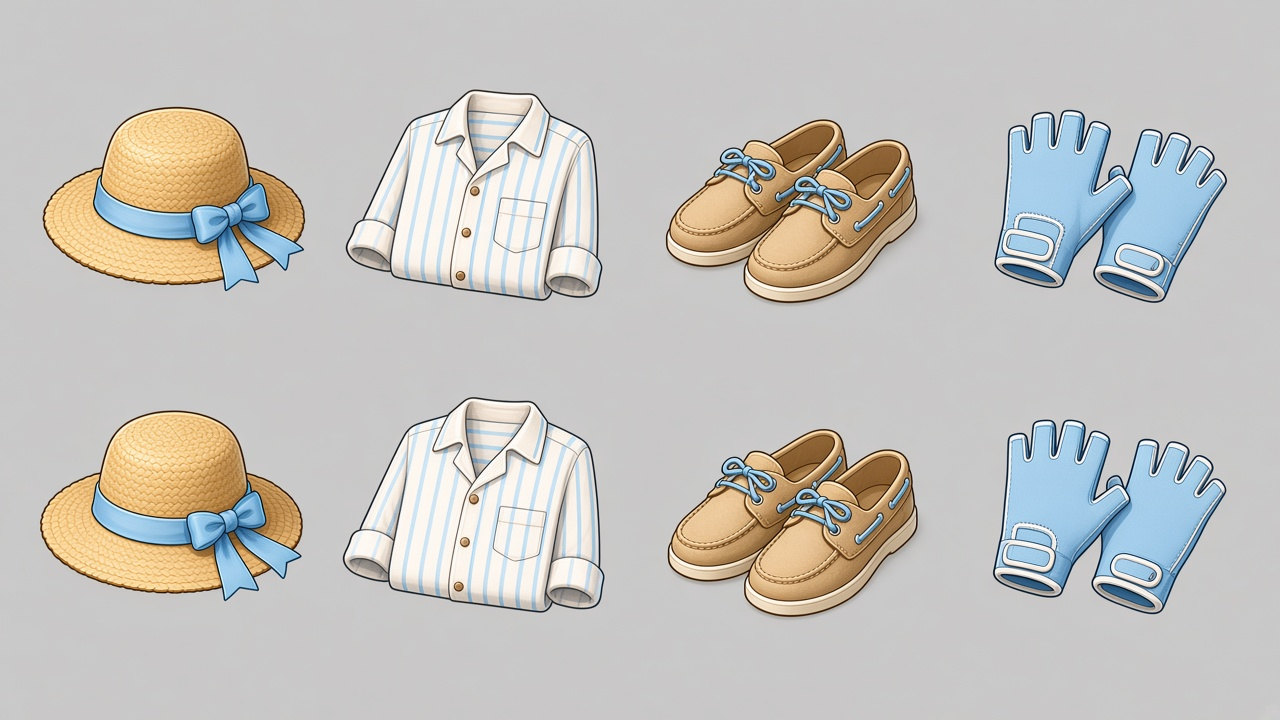
#> input picture mockups-v28/src/eq60.jpg, 1280 x 720 px, found by its file name
$ python cut28.py
#> lines starting #> are read from the running program, lines starting #| are printed output that depends on the picture; after the words box and inside, x2 and y2 are one past the last pixel; in counts of white or black regions, pixels touching at a corner belong together
# v28 장비: 60~90 세트 시트에서 아이템 잘라내기(배경 제거) + 1~50은 v27 아이콘 재배치
from PIL import Image;import numpy as np;from scipy import ndimage;import shutil
def cut(f,y0,y1,pick,out):
#> called with f = 'src/eq60.jpg', y0 = 0, y1 = 288
  im=np.array(Image.open(f).convert('RGB')).astype(int)[y0:y1];bg=np.median(np.concatenate([im[0],im[-1],im[:,0],im[:,-1]]),0)
#> after `bg = np.median(np.concatenate([im[0], im[-1], im[:, 0], im[:, -1]]), 0`: bg = [201, 200, 200]
  fg=np.abs(im-bg).sum(2)>34;col=ndimage.binary_closing(fg.any(0),iterations=12);lab,n=ndimage.label(col);segs=[np.where(lab==i)[0] for i in range(1,n+1)];segs=[s for s in segs if len(s)>40]
#> after `fg = np.abs(im - bg).sum(2) > 34`:
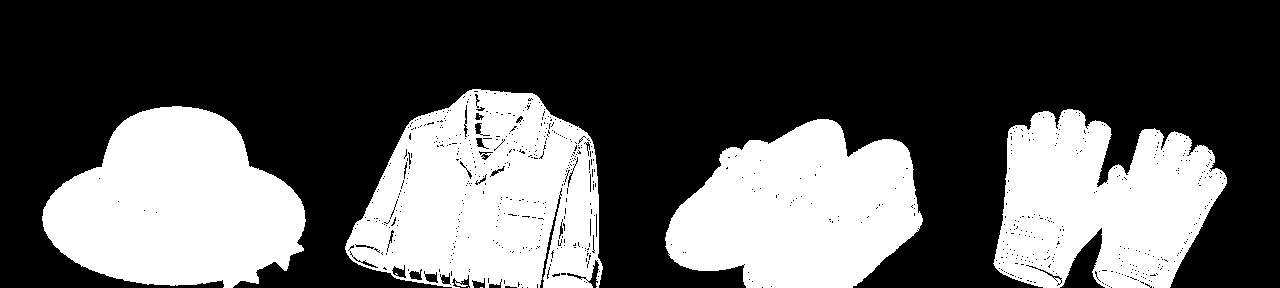
#> fg: shape (288, 1280) bool; 35.4% white; 9 white regions (5 under 20 px), largest, box (x1, y1, x2, y2) and area: (345, 89, 603, 288) 36917, (42, 106, 306, 288) 33503, (665, 119, 923, 288) 30955, (993, 109, 1227, 288) 29204
#> after `lab, n = ndimage.label(col)`: lab = 1280 values, max 4 at index 993, min 0 at index 0, mean 1.95; n = 4
#> after `segs = [np.where(lab == i)[0] for i in range(1, n + 1)]`: segs = 4 items
  print(f,len(segs))
#| src/eq60.jpg 4
  for name,si in zip(out,pick):
    s=segs[si];a=im[:,s[0]:s[-1]+1];d=np.abs(a-bg).sum(2)<34;l2,_=ndimage.label(d);edge=set(np.unique(np.concatenate([l2[0],l2[-1],l2[:,0],l2[:,-1]])))-{0};m=~np.isin(l2,list(edge));m=ndimage.binary_opening(m,iterations=1)
    al=ndimage.gaussian_filter(m.astype(float),.8)*255;ys,xs=np.where(m);rgba=np.dstack([a,al]).astype('uint8')[ys.min():ys.max()+1,xs.min():xs.max()+1]
    o=Image.fromarray(rgba,'RGBA');o.thumbnail((120,120));cv=Image.new('RGBA',(128,128));cv.paste(o,((128-o.width)//2,(128-o.height)//2),o);cv.save(f'img/eq/{name}.png')
#> d: shape (288, 234) bool; 56.6% white; 1 black region, box (x1, y1, x2, y2) and area: (0, 109, 234, 288) 29245
#> l2: shape (288, 234) int32; 308 distinct labels, from 0 to 307
#> m: shape (288, 234) bool; 44% white; 1 white region, box (x1, y1, x2, y2) and area: (0, 109, 234, 288) 29649
T=['hat','cloth','shoe','glove']
cut('src/eq60.jpg',0,288,[0,1,2,3],[t+'60' for t in T])
cut('src/eq70.jpg',0,288,[0,1,3,4],[t+'70' for t in T])
#> call 2 of cut, with f = 'src/eq70.jpg', y0 = 0, y1 = 288
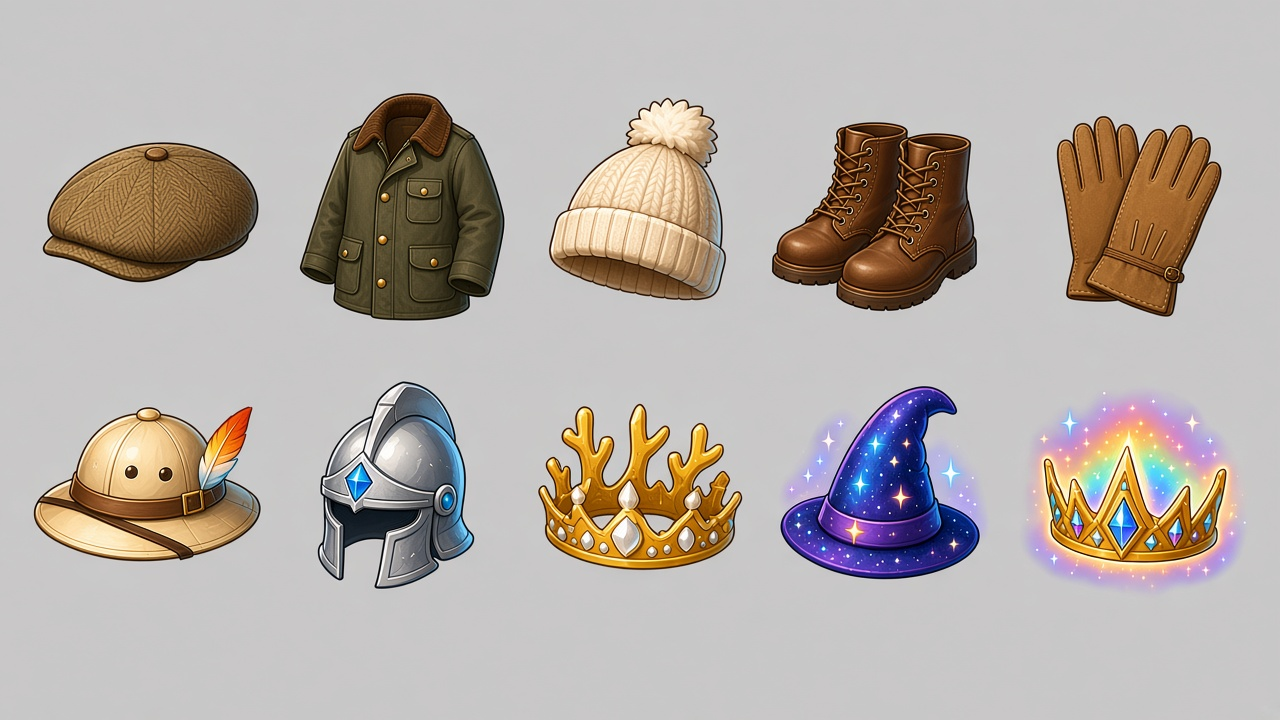
#> input picture mockups-v28/src/eq70.jpg, 1280 x 720 px, found by its file name
#> in cut (call 2), `bg = np.median(np.concatenate([im[0], im[-1], im[:, 0], im[:, -1]]), 0`: bg = [200, 199, 200]
#> in cut (call 2), `fg = np.abs(im - bg).sum(2) > 34`: fg: shape (288, 1280) bool; 33.9% white; 5 white regions, box (x1, y1, x2, y2) and area: (299, 92, 506, 288) 30343, (771, 122, 978, 288) 25623, (549, 97, 727, 288) 24226, (42, 142, 259, 283) 22666, (1056, 116, 1223, 288) 22148
#> in cut (call 2), `lab, n = ndimage.label(col)`: lab = 1280 values, max 5 at index 1056, min 0 at index 0, mean 2.21; n = 5
#> in cut (call 2), `segs = [np.where(lab == i)[0] for i in range(1, n + 1)]`: segs = 5 items
#| src/eq70.jpg 5
#> after the loop in cut (call 2), `for name,si in zip(out,pick):`: d: shape (288, 167) bool; 53.9% white; 1 black region, box (x1, y1, x2, y2) and area: (0, 116, 167, 288) 22157
#> after the loop in cut (call 2), `for name,si in zip(out,pick):`: l2: shape (288, 167) int32; 6 distinct labels, from 0 to 5
#> after the loop in cut (call 2), `for name,si in zip(out,pick):`: m: shape (288, 167) bool; 46% white; 1 white region, box (x1, y1, x2, y2) and area: (0, 116, 167, 288) 22145
cut('src/eq80.jpg',0,576,[0,1,2,3],[t+'80' for t in T])
#> call 3 of cut, with f = 'src/eq80.jpg', y0 = 0, y1 = 576
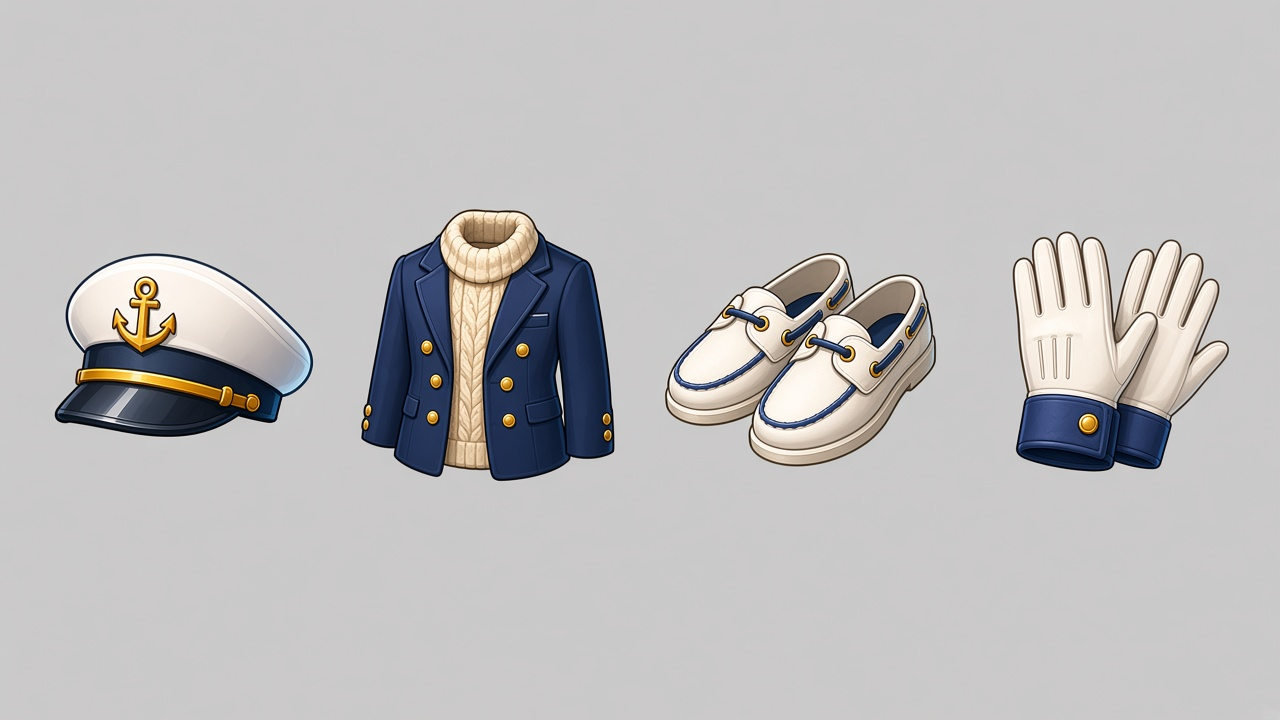
#> input picture mockups-v28/src/eq80.jpg, 1280 x 720 px, found by its file name
#> in cut (call 3), `bg = np.median(np.concatenate([im[0], im[-1], im[:, 0], im[:, -1]]), 0`: bg = [202, 201, 202]
#> in cut (call 3), `fg = np.abs(im - bg).sum(2) > 34`: fg: shape (576, 1280) bool; 21.9% white; 8 white regions (4 under 20 px), largest, box (x1, y1, x2, y2) and area: (360, 209, 616, 481) 53730, (664, 253, 937, 467) 37541, (1012, 231, 1229, 472) 37287, (54, 253, 314, 438) 33253
#> in cut (call 3), `lab, n = ndimage.label(col)`: lab = 1280 values, max 4 at index 1012, min 0 at index 0, mean 1.92; n = 4
#> in cut (call 3), `segs = [np.where(lab == i)[0] for i in range(1, n + 1)]`: segs = 4 items
#| src/eq80.jpg 4
#> after the loop in cut (call 3), `for name,si in zip(out,pick):`: d: shape (576, 217) bool; 70% white; 3 black regions (2 under 20 px), largest, box (x1, y1, x2, y2) and area: (0, 231, 217, 472) 37558
#> after the loop in cut (call 3), `for name,si in zip(out,pick):`:
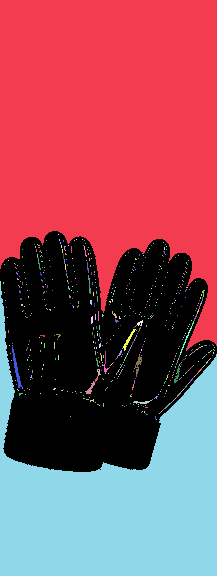
#> l2: shape (576, 217) int32; 664 distinct labels, from 0 to 663; one colour per label, 0 black
#> after the loop in cut (call 3), `for name,si in zip(out,pick):`: m: shape (576, 217) bool; 31.4% white; 1 white region, box (x1, y1, x2, y2) and area: (0, 231, 217, 472) 39229
cut('src/eq90.jpg',0,288,[0,1,2,3],[t+'90' for t in T])
#> call 4 of cut, with f = 'src/eq90.jpg', y0 = 0, y1 = 288
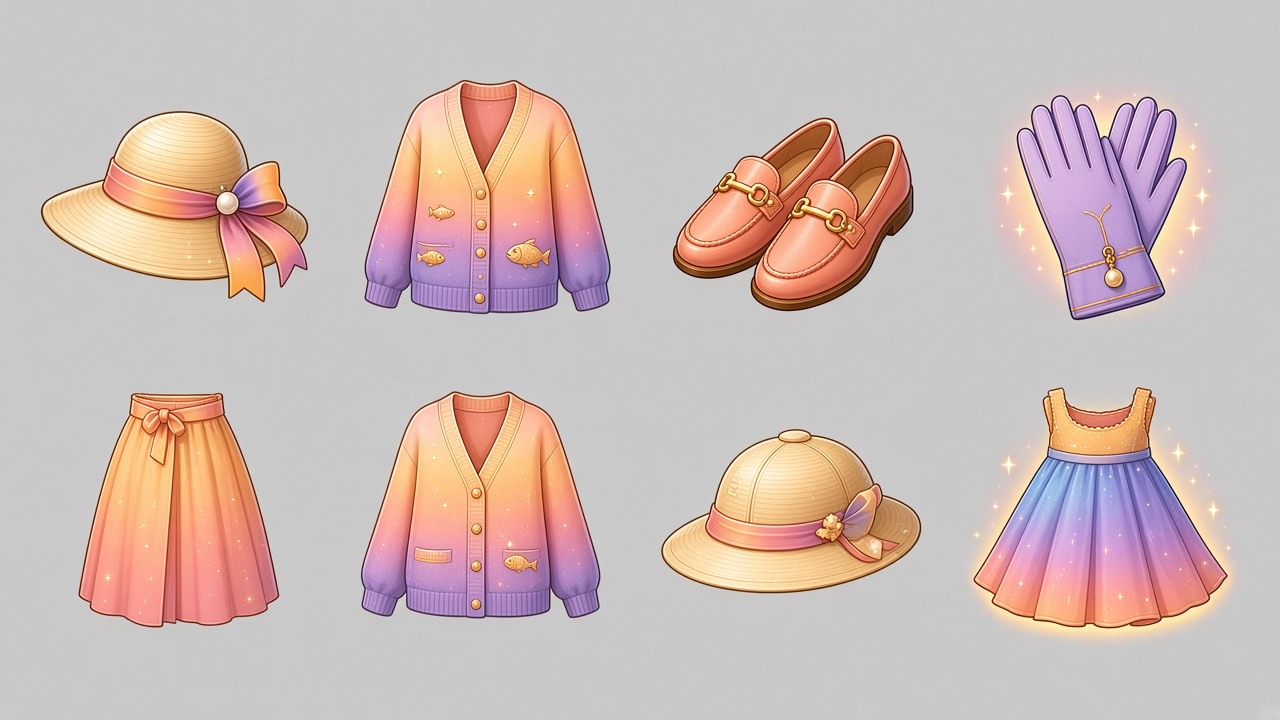
#> input picture mockups-v28/src/eq90.jpg, 1280 x 720 px, found by its file name
#> in cut (call 4), `bg = np.median(np.concatenate([im[0], im[-1], im[:, 0], im[:, -1]]), 0`: bg = [201, 200, 200]
#> in cut (call 4), `fg = np.abs(im - bg).sum(2) > 34`: fg: shape (288, 1280) bool; 36.3% white; 9 white regions (5 under 20 px), largest, box (x1, y1, x2, y2) and area: (364, 79, 612, 288) 40637, (997, 91, 1213, 288) 33720, (40, 111, 309, 288) 31159, (672, 117, 915, 288) 28350
#> in cut (call 4), `lab, n = ndimage.label(col)`: lab = 1280 values, max 4 at index 997, min 0 at index 0, mean 1.84
#| src/eq90.jpg 4
#> the loop in cut (call 4), `for name,si in zip(out,pick):` made 4 passes
#> pass 1, in cut (call 4), `l2, _ = ndimage.label(d)`:
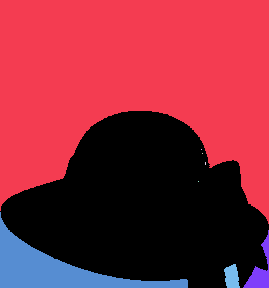
#> l2: shape (288, 269) int32; 9 distinct labels, from 0 to 8; one colour per label, 0 black
#> after the loop in cut (call 4), `for name,si in zip(out,pick):`:
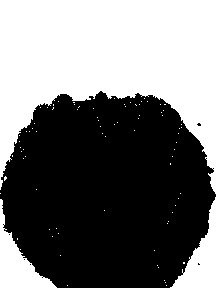
#> d: shape (288, 216) bool; 45.4% white; 83 white regions (80 under 20 px), largest, box (x1, y1, x2, y2) and area: (0, 0, 216, 194) 24658, (0, 199, 57, 288) 1774, (170, 197, 216, 288) 1688
V='../mockups-v27/img/eq/'
# 1~50 재배치: L30 노랑 우비 세트, L40 탐험가(탐험가 모자·낚시 조끼·물막이 장화·네오프렌 장갑), L50 선장(선장 모자·선장 코트·선장 부츠·선장 장갑)
MAP={1:{'hat':1,'cloth':1,'shoe':1,'glove':1},10:{'hat':2,'cloth':2,'shoe':2,'glove':2},20:{'hat':3,'cloth':3,'shoe':3,'glove':3},
 30:{'hat':4,'cloth':5,'shoe':4,'glove':4},40:{'hat':6,'cloth':4,'shoe':5,'glove':5},50:{'hat':5,'cloth':6,'shoe':6,'glove':6}}
for lv,m in MAP.items():
  for t,i in m.items():shutil.copy(f'{V}{t}{i}.png',f'img/eq/{t}{lv}.png')
#> (the run stopped early here; a loop or call above may not have finished)
